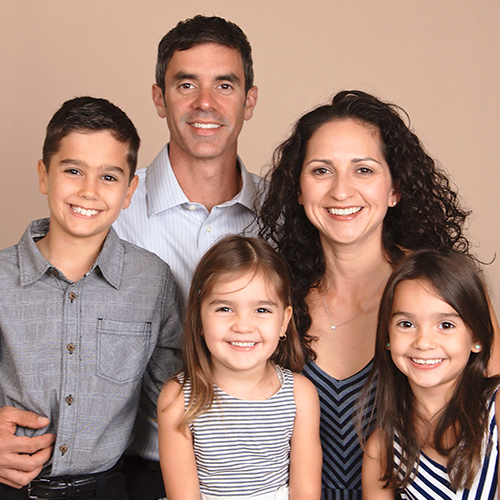
#> input picture computer_vision-master/computer_vision-master/image/family.jpg, 500 x 500 px, found by its file name
$ jupyter execute computer_vision_V0.ipynb   (shell and % lines are left out)
#> lines starting #> are read from the running program, lines starting #| are printed output that depends on the picture; after the words box and inside, x2 and y2 are one past the last pixel; in counts of white or black regions, pixels touching at a corner belong together
## Import resources

[cell 1]
import cv2
import time
import math
import sklearn
import numpy as np
import pandas as pd
from PIL import Image
import matplotlib.pyplot as plt
from sklearn.pipeline import make_pipeline
from sklearn.preprocessing import MinMaxScaler

[cell 2]
# Load in color image for face detection
image = cv2.imread('images/family.jpg')
#> image is the input picture: shape (500, 500, 3); mean B, G, R 120.6, 133.1, 164

# Convert the image to RGB colorspace
image = cv2.cvtColor(image, cv2.COLOR_BGR2RGB)

# Plot our image using subplots to specify a size and title
fig = plt.figure(figsize = (8,8))
ax1 = fig.add_subplot(111)
ax1.set_xticks([])
ax1.set_yticks([])

ax1.set_title('Original Image')
ax1.imshow(image)

## Preprocess the image and detect faces

[cell 3]
# Convert the RGB  image to grayscale
gray = cv2.cvtColor(image, cv2.COLOR_RGB2GRAY)
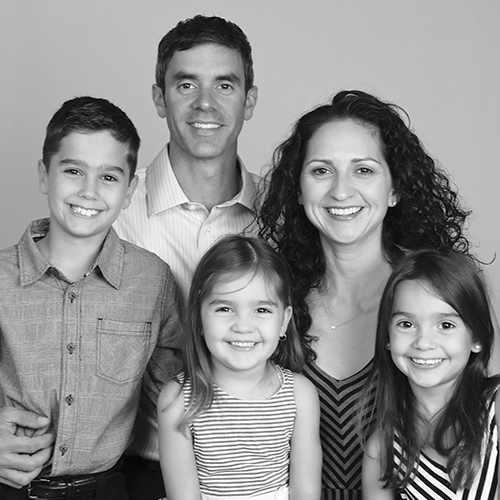
#> gray: shape (500, 500); min 0, max 255, mean 140.9

# Extract the pre-trained face detector from an xml file
face_cascade = cv2.CascadeClassifier('haar_detectors/haarcascade_frontalface_default.xml')

# Detect the faces in image
faces = face_cascade.detectMultiScale(gray, 4, 6)
#> faces = [[157, 47, 96, 96], [42, 136, 96, 96], [295, 136, 96, 96], [195, 271, 96, 96], [379, 288, 96, 96]]

# Print the number of faces detected in the image
print('Number of faces detected:', len(faces))
#| Number of faces detected: 5

# Make a copy of the orginal image to draw face detections on
image_with_detections = np.copy(image)

# Get the bounding box for each detected face
for (x,y,w,h) in faces:
    # Add a red bounding box to the detections image
    cv2.rectangle(image_with_detections, (x,y), (x+w,y+h), (255,0,0), 3)
#> this loop made 5 passes
#> (x, y) on passes 1 to 5: (157, 47), (42, 136), (295, 136), (195, 271), (379, 288)
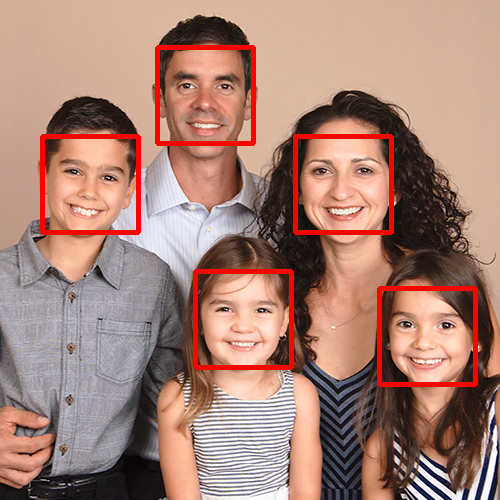
#> image_with_detections: shape (500, 500, 3); mean R, G, B 168.6, 129.4, 117.4


# Display the image with the detections
fig = plt.figure(figsize = (8,8))
ax1 = fig.add_subplot(111)
ax1.set_xticks([])
ax1.set_yticks([])

ax1.set_title('Image with Face Detections')
ax1.imshow(image_with_detections)

## Preprocess the image and detect faces and eyes

[cell 4]
# Load in color image for face detection
image = cv2.imread('images/boubker.jpg')
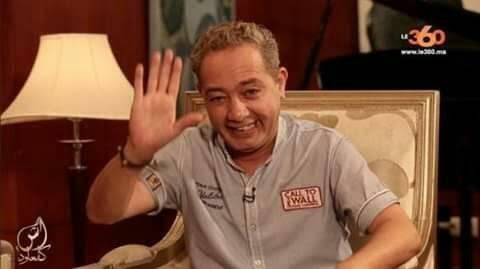
#> input picture computer_vision-master/computer_vision-master/image/boubker.jpg, 480 x 269 px, found by its file name
#> image is the input picture: shape (269, 480, 3); mean B, G, R 55.8, 75.9, 116.5

# Convert the image to RGB colorspace
image = cv2.cvtColor(image, cv2.COLOR_BGR2RGB)

# Plot the RGB image
fig = plt.figure(figsize = (6,6))
ax1 = fig.add_subplot(111)
ax1.set_xticks([])
ax1.set_yticks([])

ax1.set_title('Original Image')
ax1.imshow(image)

[cell 5]
# Convert the RGB  image to grayscale
gray = cv2.cvtColor(image, cv2.COLOR_RGB2GRAY)
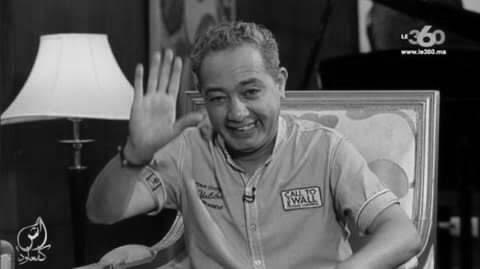
#> gray: shape (269, 480); min 0, max 233, mean 85.7

# Extract the pre-trained face detector from an xml file
face_cascade = cv2.CascadeClassifier('haar_detectors/haarcascade_frontalface_default.xml')

# Detect the faces in image
faces = face_cascade.detectMultiScale(gray, 1.25, 6)
#> faces = [[188, 58, 96, 96]]

# Print the number of faces detected in the image
print('Number of faces detected:', len(faces))
#| Number of faces detected: 1

# Make a copy of the orginal image to draw face detections on
image_with_detections = np.copy(image)

# Get the bounding box for each detected face
for (x,y,w,h) in faces:
    # Add a red bounding box to the detections image
    cv2.rectangle(image_with_detections, (x,y), (x+w,y+h), (255,0,0), 3)
#> this loop made 1 pass
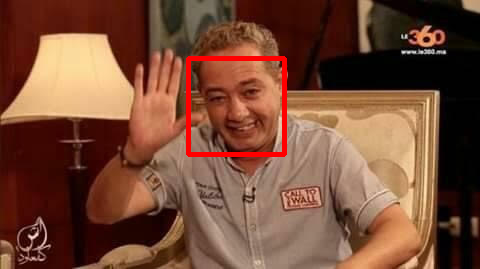
#> image_with_detections: shape (269, 480, 3); mean R, G, B 118.1, 74.5, 54.7


# Display the image with the detections
fig = plt.figure(figsize = (6,6))
ax1 = fig.add_subplot(111)
ax1.set_xticks([])
ax1.set_yticks([])

ax1.set_title('Image with Face Detection')
ax1.imshow(image_with_detections)

[cell 6]
def face_eye_detector(image, eye=True, display=True):
#> called with eye = True, display = True
    img = cv2.cvtColor(image, cv2.COLOR_BGR2RGB)
    denoised_image = cv2.fastNlMeansDenoisingColored(img,None,10,10,7,21)
    image_b = np.copy(denoised_image)
    gray = cv2.cvtColor(image_b, cv2.COLOR_BGR2GRAY)
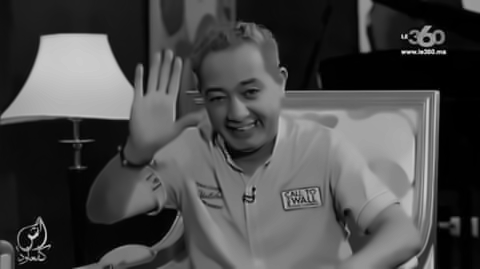
#> gray: shape (269, 480); min 0, max 231, mean 74.1

    faces = face_cascade.detectMultiScale(gray, 1.25, 6)
#> faces = [[186, 56, 99, 99]]

    for (x,y,w,h) in faces:
        cv2.rectangle(image_b,(x,y),(x+w,y+h),(255,0,0),2)
        roi_gray = gray[y:y+h, x:x+w]
        roi_color = image_b[y:y+h, x:x+w]
        if eye == True :
            eyes = eye_cascade.detectMultiScale(roi_gray)
            for (ex,ey,ew,eh) in eyes:
                cv2.rectangle(roi_color,(ex,ey),(ex+ew,ey+eh),(0,255,0),2)
#> this loop made 1 pass
#> (x, y, w, h, eyes) on pass 1: (186, 56, 99, 99, [[52, 23, 24, 24], [21, 32, 22, 22]])
#> pass 1, in face_eye_detector, `roi_gray = gray[y:y+h, x:x+w]`:
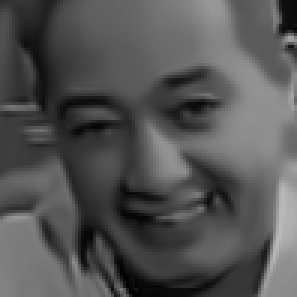
#> roi_gray: shape (99, 99) (shown 3 times larger); min 2, max 186, mean 83.7
#> pass 1, in face_eye_detector, `roi_color = image_b[y:y+h, x:x+w]`:
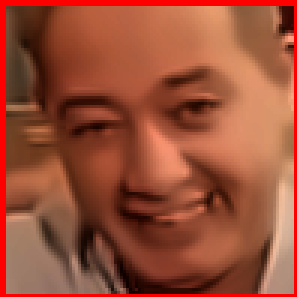
#> roi_color: shape (99, 99, 3) (shown 3 times larger); mean R, G, B 153.1, 78.5, 54.8
#> after the loop:
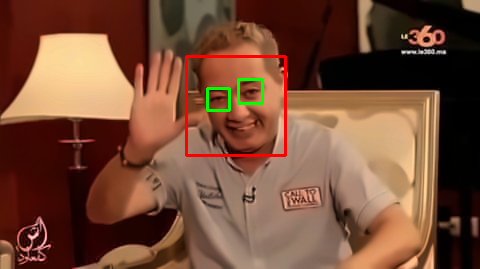
#> image_b: shape (269, 480, 3); mean R, G, B 116.9, 75.3, 54.4
#> after the loop:
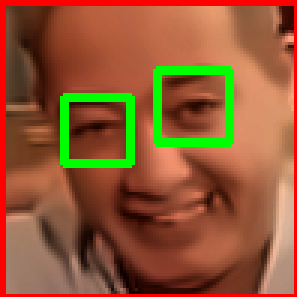
#> roi_color: shape (99, 99, 3) (shown 3 times larger); 5.55% of pixels changed, all inside (x1, y1, x2, y2) = (20, 22, 78, 56)

    if display == True :
        # Display the image with the detections
        plt.figure()
        plt.title('Image with Face and eye Detections')
        plt.imshow(image_b)
        plt.show()

    return image_b, roi_color, faces

[cell 7]
# Load in color image for face detection
image = cv2.imread('images/boubker.jpg')

# Make a copy of the original image to plot rectangle detections
image_with_detections = np.copy(image)

# Add eye detection, using haarcascade_eye.xml, to the current face detector algorithm
# Loop over the eye detections and draw their corresponding boxes in green on image_with_detections
eye_cascade = cv2.CascadeClassifier('haar_detectors/haarcascade_eye.xml')


image_b, roi_color, faces = face_eye_detector(image_with_detections)
#> faces = [[186, 56, 99, 99]]
